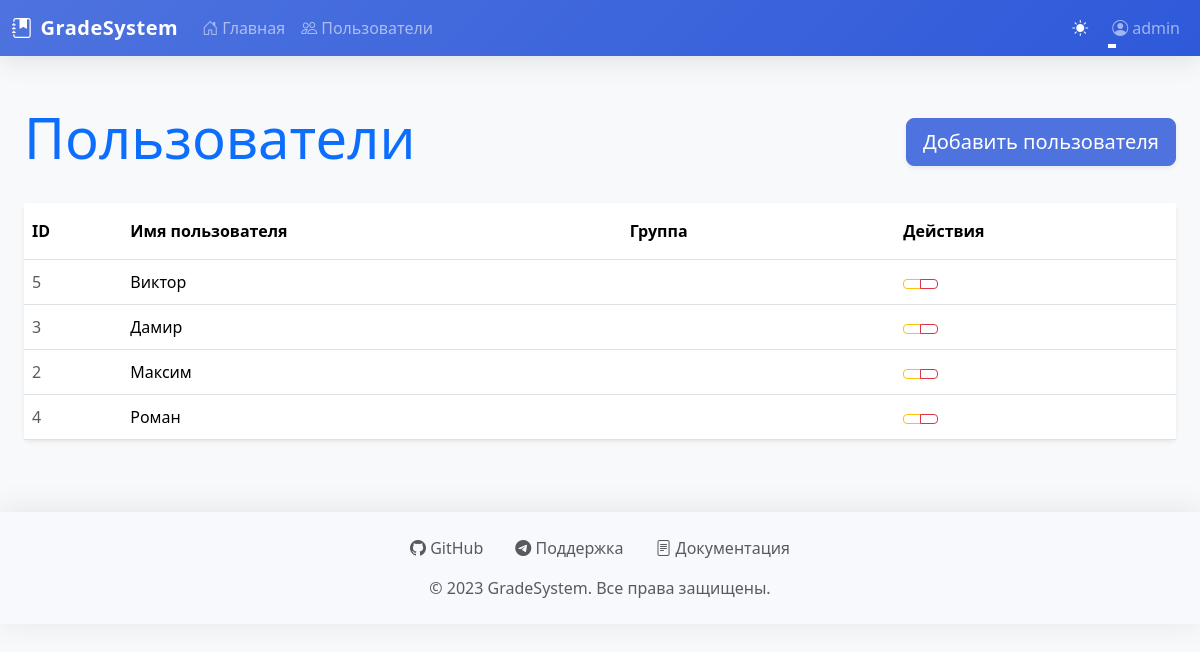
Screenshot of /users (signed in) with the database file from the repository.
### app.py (models this page shows, shortened)
class User(UserMixin, db.Model):
    id = db.Column(db.Integer, primary_key=True)
    username = db.Column(db.String(80), unique=True, nullable=False)
    group = db.Column(db.String(20), nullable=False, default='student')
    password_hash = db.Column(db.String(120), nullable=False)
    grades = db.relationship('Grade', backref='user', lazy=True, cascade='all, delete-orphan')

### app.py (the view)
@app.route('/users')
@login_required
@admin_required
def users():
    users_list = User.query.filter(User.group != 'admin').order_by(User.username).all()
    return render_template('users.html', users=users_list)

### app.py (called while the page is built)
def admin_required(f):
    @wraps(f)
    def decorated_function(*args, **kwargs):
        if not current_user.is_authenticated or current_user.group != 'admin':
            abort(403)
        return f(*args, **kwargs)
    return decorated_function

@login_manager.user_loader
def load_user(user_id):
    return User.query.get(int(user_id))

### templates/users.html (shortened to what this page needs)
{% extends "base.html" %}
{% block content %}
<div class="container py-4">
    <div class="d-flex justify-content-between align-items-center mb-4">
        <h1 class="display-4 font-weight-bold text-primary">Пользователи</h1>
        <a href="{{ url_for('add_user') }}" class="btn btn-primary btn-lg shadow-sm">
            Добавить пользователя
        </a>
    </div>
    <div class="card shadow-sm">
        <div class="card-body p-0">
            <div class="table-responsive">
                <table class="table table-hover mb-0">
                    <thead class="thead-light">
                        <tr>
                            <th scope="col" class="py-3">ID</th>
                            <th scope="col" class="py-3">Имя пользователя</th>
                            <th scope="col" class="py-3">Группа</th>
                            <th scope="col" class="py-3 text-right">Действия</th>
                        </tr>
                    </thead>
                    <tbody>
                        {% for user in users %}
                        <tr>
                            <td class="align-middle font-weight-bold text-muted">{{ user.id }}</td>
                            <td class="align-middle">{{ user.username }}</td>
                            <td class="align-middle">
                                <span class="badge badge-pill badge-info py-2 px-3">
                                </span>
                            </td>
                            <td class="align-middle text-right">
                                <div class="btn-group" role="group">
                                    <a href="{{ url_for('edit_user', user_id=user.id) }}"
                                       class="btn btn-outline-warning btn-sm rounded-left"
                                       data-toggle="tooltip" title="Редактировать">
                                    </a>
                                    <a href="{{ url_for('delete_user', user_id=user.id) }}"
                                       class="btn btn-outline-danger btn-sm rounded-right"
                                       onclick="return confirm('Вы уверены, что хотите удалить этого пользователя?')"
                                       data-toggle="tooltip" title="Удалить">
                                    </a>
                                </div>
                            </td>
                        </tr>
                        {% endfor %}
                    </tbody>
                </table>
            </div>
        </div>
    </div>
</div>
{% endblock %}

### templates/base.html (shortened to what this page needs)
<!DOCTYPE html>
<html lang="ru" data-bs-theme="light">
<head>
    <link href="https://cdn.jsdelivr.net/npm/bootstrap@5.3.2/dist/css/bootstrap.min.css" rel="stylesheet">
    <link rel="stylesheet" href="https://cdn.jsdelivr.net/npm/bootstrap-icons@1.11.1/font/bootstrap-icons.css">
</head>
<body>
    <nav class="navbar navbar-expand-lg navbar-dark sticky-top">
        <div class="container">
            <a class="navbar-brand d-flex align-items-center" href="{{ url_for('index') }}">
                <i class="bi bi-journal-bookmark-fill me-2"></i>
                <span>GradeSystem</span>
            </a>
            <div class="collapse navbar-collapse" id="navbarNav">
                <ul class="navbar-nav me-auto">
                    <li class="nav-item">
                        <a class="nav-link" href="{{ url_for('index') }}">
                            <i class="bi bi-house-door me-1"></i>Главная
                        </a>
                    </li>
                    {% if current_user.is_authenticated and current_user.group == 'admin' %}
                    <li class="nav-item">
                        <a class="nav-link" href="{{ url_for('users') }}">
                            <i class="bi bi-people me-1"></i>Пользователи
                        </a>
                    </li>
                    {% endif %}
                </ul>
                <div class="d-flex align-items-center">
                    <div class="me-3 theme-toggle text-white" id="themeToggle">
                    </div>
                    <div class="navbar-nav">
                        {% if current_user.is_authenticated %}
                            <div class="nav-item dropdown">
                                <a class="nav-link dropdown-toggle d-flex align-items-center" href="#" role="button" data-bs-toggle="dropdown">
                                    <i class="bi bi-person-circle me-1"></i>
                                    <span>{{ current_user.username }}</span>
                                </a>
                            </div>
                        {% else %}
                            <a class="nav-item nav-link" href="{{ url_for('login') }}">
                                <i class="bi bi-box-arrow-in-right me-1"></i>Войти
                            </a>
                        {% endif %}
                    </div>
                </div>
            </div>
        </div>
    </nav>
    <main class="container my-4 fade-in">
        {% block content %}{% endblock %}
    </main>
    <footer class="fade-in">
        <div class="container text-center">
            <div class="d-flex justify-content-center mb-3">
                <a href="#" class="text-decoration-none mx-3 text-muted">
                    <i class="bi bi-github"></i> GitHub
                </a>
                <a href="#" class="text-decoration-none mx-3 text-muted">
                    <i class="bi bi-telegram"></i> Поддержка
                </a>
                <a href="#" class="text-decoration-none mx-3 text-muted">
                    <i class="bi bi-file-text"></i> Документация
                </a>
            </div>
            <p class="text-muted mb-0">&copy; 2023 GradeSystem. Все права защищены.</p>
        </div>
    </footer>
</body>
</html>

### templates/base.html (style rules this page uses)
:root { --primary-color: #4e73df; --secondary-color: #f8f9fc; --accent-color: #2e59d9; }
body { background-color: #f8f9fa; font-family: 'Segoe UI', Tahoma, Geneva, Verdana, sans-serif; }
.navbar { box-shadow: 0 0.15rem 1.75rem 0 rgba(58, 59, 69, 0.15); background: linear-gradient(135deg, var(--primary-color) 0%, var(--accent-color) 100%); }
.navbar-brand { font-weight: 600; letter-spacing: 0.5px; }
.nav-link { transition: all 0.3s ease; position: relative; }
.nav-link:after { content: ''; position: absolute; width: 0; height: 2px; bottom: 0; left: 0; background-color: white; transition: width 0.3s ease; }
.container { max-width: 1200px; }
.card { border: none; border-radius: 0.35rem; box-shadow: 0 0.15rem 1.75rem 0 rgba(58, 59, 69, 0.1); transition: transform 0.3s ease, box-shadow 0.3s ease; }
.btn-primary { background-color: var(--primary-color); border-color: var(--primary-color); transition: all 0.3s ease; }
footer { background-color: var(--secondary-color); padding: 1.5rem 0; margin-top: 3rem; box-shadow: 0 -0.15rem 1.75rem 0 rgba(58, 59, 69, 0.1); }
.fade-in { animation: fadeIn 0.5s ease-in; }
.theme-toggle { cursor: pointer; transition: transform 0.3s ease; }

### rows the page displays
User: username "admin"
User: id "5", username "Виктор"
User: id "3", username "Дамир"
User: id "2", username "Максим"
User: id "4", username "Роман"
